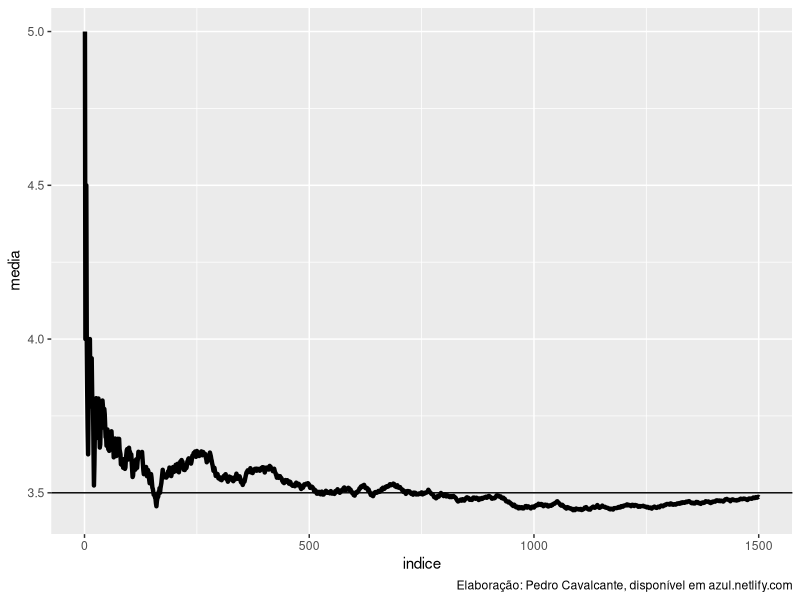
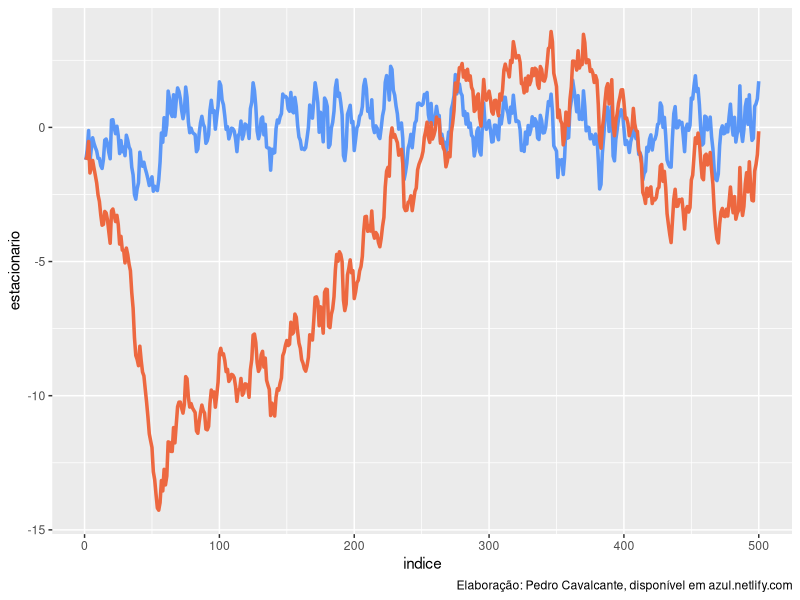

Recreate these plots in R, in order.
## ---- chunk 1
library(TeachingDemos)
library(tidyverse)
library(gganimate)

set.seed(10)
n = 1500
numeros = dice(rolls = n, 
               ndice = 1)
numeros = numeros[[1]] # precisamos fazer isso porque a função dice() é louca
media = vector()

for(i in 1:n) {
  
  media[i] = mean(numeros[c(1:i)])
  #armazenamos a média das jogadas na i-ésima jogada
}

base = tibble(media = media,
              indice = seq(from = 1,
                           to = n,
                           by = 1))

base %>%
  ggplot(aes(x = indice, y = media)) +
  geom_line(size = 1.5) + 
  geom_hline(yintercept = 3.5) + # linha vertical na experança
  labs(caption = "Elaboração: Pedro Cavalcante, disponível em azul.netlify.com")

## ---- chunk 2
library(tidyverse)

n = 500
set.seed(1234)
inicial = rnorm(1)
estacionario = vector()
estacionario[1] = inicial

n_estacionario = vector()
n_estacionario[1] = inicial

for(i in 2:n) {
  
  choque = rnorm(1, sd = .5)
  
estacionario[i] = estacionario[i-1] * 0.8 + choque  
n_estacionario[i] = n_estacionario[i-1] + choque

  }


AR = tibble::tibble(estacionario = estacionario,
            n_estacionario = n_estacionario,
            indice = seq(from = 1,
                           to = n,
                           by = 1))


AR %>%
  ggplot(aes(x = indice)) + 
  geom_line(aes(y = estacionario),
            size = 1.2,
            color = "#5b97f7") + 
  geom_line(aes(y = n_estacionario), 
            size = 1.2,
            color = "#ed6840") +
  labs(caption = "Elaboração: Pedro Cavalcante, disponível em azul.netlify.com")
